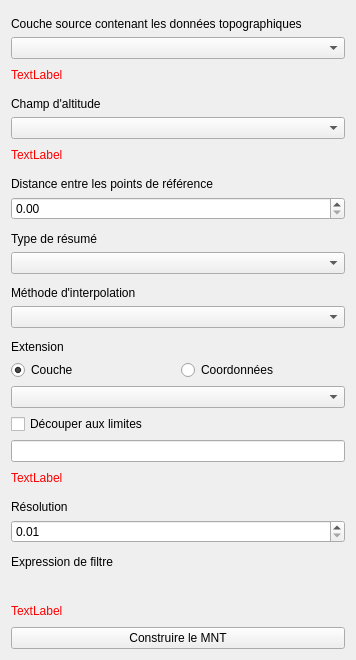
              <widget class="QWidget" name="dem_creation">
               <property name="geometry">
                <rect>
                 <x>0</x>
                 <y>0</y>
                 <width>356</width>
                 <height>660</height>
                </rect>
               </property>
               <property name="whatsThis">
                <string>&lt;html&gt;&lt;head/&gt;&lt;body&gt;&lt;p&gt;&lt;span style=&quot; font-weight:600;&quot;&gt;Créez un Modèle Numérique de Terrain à partir de données topographiques, telles que des artefacts ou des points relevés à la station totale.&lt;/span&gt;&lt;/p&gt;&lt;p&gt;&lt;span style=&quot; font-size:large; font-weight:600;&quot;&gt;Données topographiques&lt;/span&gt;&lt;/p&gt;&lt;p&gt;Vous pouvez utiliser des points ou des polygones pour la génération du MNT. Si vous sélectionnez une couche de polygones, l'algorithme utilisera leur centroïde comme source de donnée topographique.&lt;/p&gt;&lt;p&gt;La couche choisie doit contenir un champ numérique correspondant à l'altitude en mètres.&lt;/p&gt;&lt;p&gt;&lt;span style=&quot; font-size:large; font-weight:600;&quot;&gt;Points de référence&lt;/span&gt;&lt;/p&gt;&lt;p&gt;À partir des données vectorielles saisies, l'algorithme crée des points de référence topographiques réguliers en fonction de la distance et du type de résumé choisis. Cela permet d'obtenir un MNT plus lisse qu'en utilisant directement les données originales.&lt;/p&gt;&lt;p&gt;&lt;span style=&quot; font-style:italic;&quot;&gt;Vous pouvez par exemple choisir d'utiliser l'altitude maximale : chaque point de référence contiendra alors une valeur d'altitude correspondant au maximum des données originales qu'elle représente, c'est-à-dire situées dans un rayon correspondant à la distance saisie.&lt;/span&gt;&lt;/p&gt;&lt;p&gt;&lt;span style=&quot; font-size:large; font-weight:600;&quot;&gt;Méthode d'interpolation&lt;/span&gt;&lt;/p&gt;&lt;p&gt;Vous avez le choix entre trois méthodes d'interpolation offertes par QGIS : Bspline (polynomiale), TIN (par triangulation) et IDW (par pondération de la distance inverse).&lt;/p&gt;&lt;p&gt;&lt;span style=&quot; font-size:large; font-weight:600;&quot;&gt;Extension et résolution du Modèle Numérique de Terrain&lt;/span&gt;&lt;/p&gt;&lt;p&gt;Vous devez indiquer l'extension et la résolution du MNT créé. &lt;/p&gt;&lt;p&gt;Pour l'extension, vous avez le choix entre saisir manuellement des coordonnées ou sélectionner une couche de votre projet dont l'extension correspond à celle souhaitée. Vous pouvez alors choisir de découper le futur MNT aux limites indiquées par les entités contenues dans cette couche d'extension.&lt;/p&gt;&lt;p&gt;&lt;span style=&quot; font-style:italic;&quot;&gt;Cela est particulièrement utile si vous disposez d'une couche contenant des polygones correspondant aux aires à considérer, par exemple représentant le carroyage ou les zones fouillées.&lt;/span&gt;&lt;/p&gt;&lt;p&gt;&lt;span style=&quot; font-size:large; font-weight:600;&quot;&gt;Filtre&lt;/span&gt;&lt;/p&gt;&lt;p&gt;Vous avez la possibilité d'entrer une expression servant à filtrer la couche de données topographiques avant la création du MNT. &lt;/p&gt;&lt;p&gt;&lt;span style=&quot; font-style:italic;&quot;&gt;Si, par exemple, votre couche de données brutes contient des points correspondant à plusieurs niveaux archéologiques différents, vous pouvez utiliser un filtre de type &amp;quot;Niveau&amp;quot; = 'MonNiveauArchéologique' afin de créer le MNT pour un seul niveau à la fois.&lt;/span&gt;&lt;/p&gt;&lt;/body&gt;&lt;/html&gt;</string>
               </property>
               <attribute name="label">
                <string>Création de MNT</string>
               </attribute>
               <layout class="QVBoxLayout" name="verticalLayout_10">
                <item>
                 <widget class="QLabel" name="label">
                  <property name="text">
                   <string>Couche source contenant les données topographiques</string>
                  </property>
                  <property name="alignment">
                   <set>Qt::AlignBottom|Qt::AlignLeading|Qt::AlignLeft</set>
                  </property>
                 </widget>
                </item>
                <item>
                 <widget class="QComboBox" name="dem_creation_topo_layer_comboBox">
                  <property name="toolTip">
                   <string>Sélectionnez la couche de points ou de polygones contenant les données topographiques</string>
                  </property>
                  <property name="styleSheet">
                   <string notr="true"/>
                  </property>
                 </widget>
                </item>
                <item>
                 <widget class="QLabel" name="dem_creation_topo_layer_checkLabel">
                  <property name="styleSheet">
                   <string notr="true">color: red;</string>
                  </property>
                  <property name="text">
                   <string>TextLabel</string>
                  </property>
                 </widget>
                </item>
                <item>
                 <widget class="QLabel" name="label_2">
                  <property name="text">
                   <string>Champ d'altitude</string>
                  </property>
                  <property name="alignment">
                   <set>Qt::AlignBottom|Qt::AlignLeading|Qt::AlignLeft</set>
                  </property>
                 </widget>
                </item>
                <item>
                 <widget class="QComboBox" name="dem_creation_altitude_field_comboBox">
                  <property name="toolTip">
                   <string>Sélectionnez le champ contenant l'altitude dans la couche de données topographiques</string>
                  </property>
                 </widget>
                </item>
                <item>
                 <widget class="QLabel" name="dem_creation_altitude_field_checkLabel">
                  <property name="styleSheet">
                   <string notr="true">color: red;</string>
                  </property>
                  <property name="text">
                   <string>TextLabel</string>
                  </property>
                 </widget>
                </item>
                <item>
                 <widget class="QLabel" name="label_4">
                  <property name="text">
                   <string>Distance entre les points de référence</string>
                  </property>
                  <property name="alignment">
                   <set>Qt::AlignBottom|Qt::AlignLeading|Qt::AlignLeft</set>
                  </property>
                 </widget>
                </item>
                <item>
                 <widget class="QDoubleSpinBox" name="dem_creation_distance_doubleSpinBox">
                  <property name="toolTip">
                   <string>Entrez la distance souhaitée (en mètres) entre chaque point de référence d'altitude</string>
                  </property>
                  <property name="maximum">
                   <double>10000.000000000000000</double>
                  </property>
                  <property name="singleStep">
                   <double>0.010000000000000</double>
                  </property>
                 </widget>
                </item>
                <item>
                 <widget class="QLabel" name="label_6">
                  <property name="text">
                   <string>Type de résumé</string>
                  </property>
                  <property name="alignment">
                   <set>Qt::AlignBottom|Qt::AlignLeading|Qt::AlignLeft</set>
                  </property>
                 </widget>
                </item>
                <item>
                 <widget class="QComboBox" name="dem_creation_aggregate_type_comboBox">
                  <property name="toolTip">
                   <string>Sélectionnez la manière dont vous souhaitez regrouper l'altitude des points ou polygones voisins</string>
                  </property>
                 </widget>
                </item>
                <item>
                 <widget class="QLabel" name="label_7">
                  <property name="text">
                   <string>Méthode d'interpolation</string>
                  </property>
                  <property name="alignment">
                   <set>Qt::AlignBottom|Qt::AlignLeading|Qt::AlignLeft</set>
                  </property>
                 </widget>
                </item>
                <item>
                 <widget class="QComboBox" name="dem_creation_interpolation_method_comboBox">
                  <property name="toolTip">
                   <string>Sélectionnez la méthode d'interpolation</string>
                  </property>
                 </widget>
                </item>
                <item>
                 <widget class="QLabel" name="label_3">
                  <property name="text">
                   <string>Extension</string>
                  </property>
                  <property name="alignment">
                   <set>Qt::AlignBottom|Qt::AlignLeading|Qt::AlignLeft</set>
                  </property>
                 </widget>
                </item>
                <item>
                 <layout class="QHBoxLayout" name="horizontalLayout">
                  <item>
                   <widget class="QRadioButton" name="dem_creation_extent_layer_radioButton">
                    <property name="text">
                     <string>Couche</string>
                    </property>
                    <property name="checked">
                     <bool>true</bool>
                    </property>
                    <attribute name="buttonGroup">
                     <string notr="true">buttonGroup</string>
                    </attribute>
                   </widget>
                  </item>
                  <item>
                   <widget class="QRadioButton" name="dem_creation_extent_coords_radioButton">
                    <property name="toolTip">
                     <string>Sélectionnez une méthode pour configurer l'extension du futur MNT</string>
                    </property>
                    <property name="text">
                     <string>Coordonnées</string>
                    </property>
                    <attribute name="buttonGroup">
                     <string notr="true">buttonGroup</string>
                    </attribute>
                   </widget>
                  </item>
                 </layout>
                </item>
                <item>
                 <widget class="QComboBox" name="dem_creation_extent_layer_comboBox">
                  <property name="toolTip">
                   <string>Sélectionnez une couche indiquant l'extension du futur MNT</string>
                  </property>
                 </widget>
                </item>
                <item>
                 <widget class="QCheckBox" name="dem_creation_clipping_checkBox">
                  <property name="toolTip">
                   <string>Découper le futur MNT d'après les limites des entités de la couche d'extension sélectionnée ?</string>
                  </property>
                  <property name="text">
                   <string>Découper aux limites</string>
                  </property>
                 </widget>
                </item>
                <item>
                 <widget class="QLineEdit" name="dem_creation_extent_lineEdit">
                  <property name="toolTip">
                   <string>Entrez les 4 coordonnées correspondant à l'extension, séparées par des virgules</string>
                  </property>
                 </widget>
                </item>
                <item>
                 <widget class="QLabel" name="dem_creation_extent_checkLabel">
                  <property name="styleSheet">
                   <string notr="true">color: red;</string>
                  </property>
                  <property name="text">
                   <string>TextLabel</string>
                  </property>
                 </widget>
                </item>
                <item>
                 <widget class="QLabel" name="label_8">
                  <property name="text">
                   <string>Résolution</string>
                  </property>
                  <property name="alignment">
                   <set>Qt::AlignBottom|Qt::AlignLeading|Qt::AlignLeft</set>
                  </property>
                 </widget>
                </item>
                <item>
                 <widget class="QDoubleSpinBox" name="dem_creation_resolution_doubleSpinBox">
                  <property name="toolTip">
                   <string>Entrez la résolution (en mètres) du futur MNT</string>
                  </property>
                  <property name="minimum">
                   <double>0.010000000000000</double>
                  </property>
                  <property name="maximum">
                   <double>10000.000000000000000</double>
                  </property>
                  <property name="singleStep">
                   <double>0.010000000000000</double>
                  </property>
                 </widget>
                </item>
                <item>
                 <widget class="QLabel" name="label_5">
                  <property name="text">
                   <string>Expression de filtre</string>
                  </property>
                  <property name="alignment">
                   <set>Qt::AlignBottom|Qt::AlignLeading|Qt::AlignLeft</set>
                  </property>
                 </widget>
                </item>
                <item>
                 <widget class="QgsExpressionLineEdit" name="dem_creation_filter_expression_widget" native="true">
                  <property name="toolTip">
                   <string>Vous pouvez entrer ici une expression afin de filtrer la couche de données topographiques avant de créer le MNT</string>
                  </property>
                 </widget>
                </item>
                <item>
                 <widget class="QLabel" name="dem_creation_filter_expression_checkLabel">
                  <property name="styleSheet">
                   <string notr="true">color: red;</string>
                  </property>
                  <property name="text">
                   <string>TextLabel</string>
                  </property>
                 </widget>
                </item>
                <item>
                 <widget class="QPushButton" name="dem_creation_pushButton">
                  <property name="toolTip">
                   <string>Lancez la création du MNT</string>
                  </property>
                  <property name="text">
                   <string>Construire le MNT</string>
                  </property>
                 </widget>
                </item>
               </layout>
              </widget>
